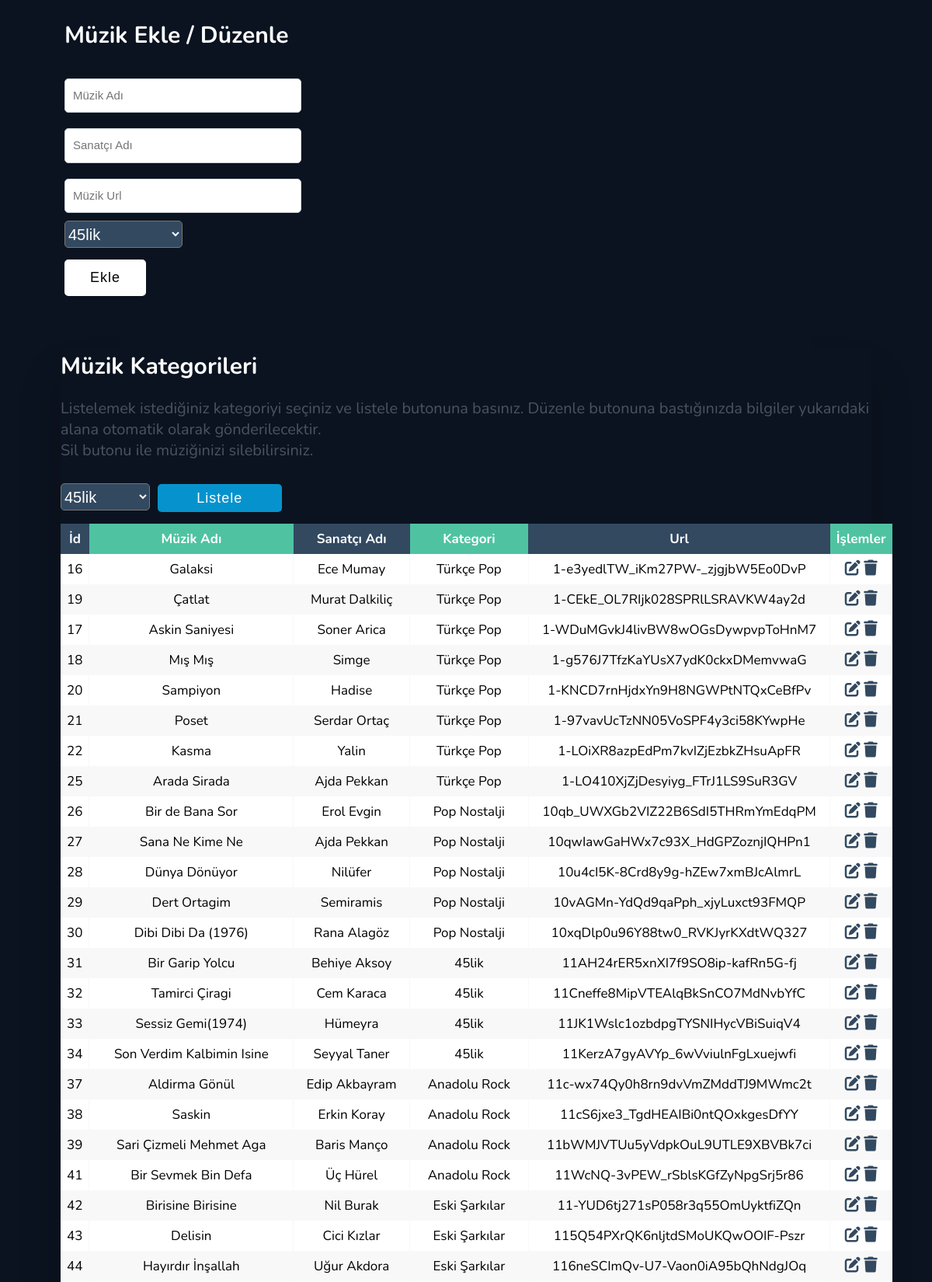
Page /muziktablo.php (signed in, upper part) on the committed database.
### tables this page shows
CREATE TABLE IF NOT EXISTS `muzikler` (
  `id` int(11) NOT NULL AUTO_INCREMENT,
  `adi` varchar(50) NOT NULL,
  `sanatci` varchar(50) NOT NULL,
  `url` varchar(200) NOT NULL,
  `kategori` int(11) DEFAULT NULL,
  PRIMARY KEY (`id`)
);

CREATE TABLE IF NOT EXISTS `kategoriler` (
  `id` int(11) NOT NULL AUTO_INCREMENT,
  `isim` varchar(50) NOT NULL,
  PRIMARY KEY (`id`)
);

### muziktablo.php (the view, shortened to what this page needs)
<?php
require_once './ana.php';
if (isset($_SESSION['id']) && isset($_SESSION['user_name'])) {
    if ($_SESSION['id'] == 5 && $_SESSION['user_name'] == 'admin') {
        $kategoriid = $conn->prepare("SELECT * FROM kategoriler ORDER BY isim ASC");
        $kategoriid -> execute();
        $kategoriler = $kategoriid->fetchAll(PDO::FETCH_ASSOC);
?>
<section id="Ekleme">
           <h1>Müzik Ekle / Düzenle</h1>
            <div id="kelemeyap">
            <form action="" method="POST">
              <div id="eklemegroup">
                <div id="ekleform">
                    <input type="text" name="adi" value='<?php if(isset($_GET['id'])) echo $row['adi']; ?>' placeholder="Müzik Adı" required class="iletisimcontrol">
                    <input type="text" name="sanatci" value='<?php if(isset($_GET['id'])) echo $row['sanatci']; ?>' placeholder="Sanatçı Adı" required class="iletisimcontrol">
                    <input type="text" name="url" value='<?php if(isset($_GET['id'])) echo $row['url']; ?>' placeholder="Müzik Url" required class="iletisimcontrol">
                    <select id="secilen2" name="kategori">
                     <?php
                        foreach($kategoriler as $kategori) {
                                $seciliMi = "";
                            echo '<option value="'.$kategori['id'].'" '.$seciliMi.'>'.$kategori['isim'].'</option>';
                        }
                    ?>
                    </select>
                </div>
                    <input type="submit" value="Ekle">
              </div>
              </form>
            </div>
</section>
<div class="table-wrapper">
    <table class="fl-table">
        <thead>
        <h1>Müzik Kategorileri</h1>
        <p>Listelemek istediğiniz kategoriyi seçiniz ve listele butonuna basınız. Düzenle butonuna bastığınızda bilgiler yukarıdaki alana otomatik olarak gönderilecektir.<br>Sil butonu ile müziğinizi silebilirsiniz.</p>
        <form action="" method="POST">
            <select id="secilen" name="MusicId">
                <?php
                    foreach($kategoriler as $kategori) {
                        echo '<option value="'.$kategori['id'].'" '.$seciliMi.'>'.$kategori['isim'].'</option>';
                    }
                ?>
            </select>
                <input type='submit' name='submit' id="listele" value="Listele" />
            </form>
        <tr>
            <th>İd</th>
            <th>Müzik Adı</th>
            <th>Sanatçı Adı</th>
            <th>Kategori</th>
            <th>Url</th>
            <th>İşlemler</th>
        </tr>
        </thead>
        <tbody>
           <?php
            if(isset($_POST['submit'])){
              $i = $_POST['MusicId'];
              $muzikler = $conn->prepare("SELECT muzikler.id,muzikler.adi,muzikler.sanatci,kategoriler.isim,muzikler.url FROM muzikler INNER JOIN kategoriler ON muzikler.kategori = kategoriler.id WHERE kategori = '$i'");
              $muzikler->execute();
              foreach ($muzikler as $muzik)
              {
                  echo "<tr>";
                  echo "<td>". $muzik['id'] ."</td>";
                  echo "<td>". $muzik['adi'] ."</td>";
                  echo "<td>". $muzik['sanatci'] ."</td>";
                  echo "<td>" .$muzik['isim']. "</td>";
                  echo "<td>". $muzik['url'] ."</td>";
                  echo '<td><a href="./muziktablo.php?id='. $muzik['id']. '"><i class="fa-solid fa-pen-to-square ikonum"></i></a>  <a href="./muziksil.php?id='. $muzik['id']. '"><i class="fa-solid fa-trash ikonum"></i></i></a></td>';
                  echo "</tr>";
               }
            }
            else
            {
              $muziks = $conn->query("SELECT muzikler.id,muzikler.adi,muzikler.sanatci,kategoriler.isim,muzikler.url FROM muzikler INNER JOIN kategoriler ON muzikler.kategori = kategoriler.id")->fetchAll();
              foreach ($muziks as $muzik)
              {
                  echo "<tr>";
                  echo "<td>". $muzik['id'] ."</td>";
                  echo "<td>". $muzik['adi'] ."</td>";
                  echo "<td>". $muzik['sanatci'] ."</td>";
                  echo "<td>" .$muzik['isim']. "</td>";
                  echo "<td>". $muzik['url'] ."</td>";
                  echo '<td><a href="./muziktablo.php?id='. $muzik['id']. '"><i class="fa-solid fa-pen-to-square ikonum"></i></a>  <a href="./muziksil.php?id='. $muzik['id']. '"><i class="fa-solid fa-trash ikonum"></i></i></a></td>';
                  echo "</tr>";
               }
            }
            ?>
    </table>
</div>
<?php
require_once './son.php';
 }
}
else {
    header("Location: ev.php");
	exit();
}
?>

### css/style.css (style rules this page uses)
* { box-sizing: border-box; }
body { margin-bottom: 55px; background-color: #0b1320; font-family: 'Nunito', sans-serif; }
.iletisimcontrol { width: 100%; padding: 10px; font-size: 15px; line-height: 1.5; color: #495057; background-color: white; margin: 10px; border-radius: 5px; border: 1px solid #ced4da; }
input[type="submit"] { cursor: pointer; background-color: white; font-size: 18px; letter-spacing: 1px; padding: 10px 30px; color: black; border: 3px solid white; border-radius: 5px; margin-left: 10px; margin-top: 15px; }
.table-wrapper { margin: 10px 70px 70px; box-shadow: 0px 35px 50px rgba( 0, 0, 0, 0.2 ); }
.fl-table { border-radius: 5px; font-size: 17px; font-weight: normal; border: none; border-collapse: collapse; width: 100%; max-width: 100%; white-space: nowrap; background-color: white; }
.fl-table td, .fl-table th { text-align: center; padding: 8px; }
.fl-table td { border-right: 1px solid #f8f8f8; font-size: 17px; }
.table-wrapper h1 { color: #ffffff; font-size: 30px; }
.table-wrapper p { font-size: 20px; font-weight: 400; color: #4c5262; margin-bottom: 15px; }
.fl-table thead th { color: #ffffff; background: #4FC3A1; }
.fl-table thead th:nth-child(odd) { color: #ffffff; background: #324960; }
.fl-table tr:nth-child(even) { background: #F8F8F8; }
.ikonum { color: #324960; font-size: 20px; }
#listele { background-color: #0693cd; border: 0; border-radius: 5px; cursor: pointer; color: #fff; font-size:18px; line-height: 1.7; padding: 3px; width: 160px; margin-bottom: 15px; }
#secilen { width: 11%; height: 35px; border-radius: 5px; background: #324960; flex: 1; color:white; cursor:pointer; font-size: 20px; margin-bottom: 15px; }
#Ekleme { height: 30%; margin: auto; }
#eklemegroup { width: 30%; float: left; height: 80px; text-align: left; margin-left: 65px; }
#ekleform { width: 90%; float: left; padding-right: 15px; }
#Ekleme h1 { color: #ffffff; font-size: 30px; margin-left: 75px; }
#kelemeyap { margin-bottom: 160px; height: 200px; }
#secilen2 { width: 50%; height: 35px; border-radius: 5px; background: #324960; flex: 1; color:white; cursor:pointer; font-size: 20px; margin-left: 10px; }

### rows in the picture
muzikler: id "16", adi "Galaksi", sanatci "Ece Mumay", kategoriler.isim "Türkçe Pop", url "1-e3yedlTW_iKm27PW-_zjgjbW5Eo0DvP"
muzikler: id "19", adi "Çatlat", sanatci "Murat Dalkiliç", kategoriler.isim "Türkçe Pop", url "1-CEkE_OL7RIjk028SPRlLSRAVKW4ay2d"
muzikler: id "17", adi "Askin Saniyesi", sanatci "Soner Arica", kategoriler.isim "Türkçe Pop", url "1-WDuMGvkJ4livBW8wOGsDywpvpToHnM7"
muzikler: id "18", adi "Mış Mış", sanatci "Simge", kategoriler.isim "Türkçe Pop", url "1-g576J7TfzKaYUsX7ydK0ckxDMemvwaG"
muzikler: id "20", adi "Sampiyon", sanatci "Hadise", kategoriler.isim "Türkçe Pop", url "1-KNCD7rnHjdxYn9H8NGWPtNTQxCeBfPv"
muzikler: id "21", adi "Poset", sanatci "Serdar Ortaç", kategoriler.isim "Türkçe Pop", url "1-97vavUcTzNN05VoSPF4y3ci58KYwpHe"
muzikler: id "22", adi "Kasma", sanatci "Yalin", kategoriler.isim "Türkçe Pop", url "1-LOiXR8azpEdPm7kvIZjEzbkZHsuApFR"
muzikler: id "25", adi "Arada Sirada", sanatci "Ajda Pekkan", kategoriler.isim "Türkçe Pop", url "1-LO410XjZjDesyiyg_FTrJ1LS9SuR3GV"
muzikler: id "26", adi "Bir de Bana Sor", sanatci "Erol Evgin", kategoriler.isim "Pop Nostalji", url "10qb_UWXGb2VIZ22B6SdI5THRmYmEdqPM"
muzikler: id "27", adi "Sana Ne Kime Ne", sanatci "Ajda Pekkan", kategoriler.isim "Pop Nostalji", url "10qwIawGaHWx7c93X_HdGPZoznjIQHPn1"
muzikler: id "28", adi "Dünya Dönüyor", sanatci "Nilüfer", kategoriler.isim "Pop Nostalji", url "10u4cI5K-8Crd8y9g-hZEw7xmBJcAlmrL"
muzikler: id "29", adi "Dert Ortagim", sanatci "Semiramis", kategoriler.isim "Pop Nostalji", url "10vAGMn-YdQd9qaPph_xjyLuxct93FMQP"
muzikler: id "30", adi "Dibi Dibi Da (1976)", sanatci "Rana Alagöz", kategoriler.isim "Pop Nostalji", url "10xqDlp0u96Y88tw0_RVKJyrKXdtWQ327"
muzikler: id "31", adi "Bir Garip Yolcu", sanatci "Behiye Aksoy", kategoriler.isim "45lik", url "11AH24rER5xnXI7f9SO8ip-kafRn5G-fj"
muzikler: id "32", adi "Tamirci Çiragi", sanatci "Cem Karaca", kategoriler.isim "45lik", url "11Cneffe8MipVTEAlqBkSnCO7MdNvbYfC"
muzikler: id "33", adi "Sessiz Gemi(1974)", sanatci "Hümeyra", kategoriler.isim "45lik", url "11JK1Wslc1ozbdpgTYSNIHycVBiSuiqV4"
muzikler: id "34", adi "Son Verdim Kalbimin Isine", sanatci "Seyyal Taner", kategoriler.isim "45lik", url "11KerzA7gyAVYp_6wVviulnFgLxuejwfi"
muzikler: id "37", adi "Aldirma Gönül", sanatci "Edip Akbayram", kategoriler.isim "Anadolu Rock", url "11c-wx74Qy0h8rn9dvVmZMddTJ9MWmc2t"
muzikler: id "38", adi "Saskin", sanatci "Erkin Koray", kategoriler.isim "Anadolu Rock", url "11cS6jxe3_TgdHEAIBi0ntQOxkgesDfYY"
muzikler: id "39", adi "Sari Çizmeli Mehmet Aga", sanatci "Baris Manço", kategoriler.isim "Anadolu Rock", url "11bWMJVTUu5yVdpkOuL9UTLE9XBVBk7ci"
muzikler: id "41", adi "Bir Sevmek Bin Defa", sanatci "Üç Hürel", kategoriler.isim "Anadolu Rock", url "11WcNQ-3vPEW_rSblsKGfZyNpgSrj5r86"
muzikler: id "42", adi "Birisine Birisine", sanatci "Nil Burak", kategoriler.isim "Eski Şarkılar", url "11-YUD6tj271sP058r3q55OmUyktfiZQn"
muzikler: id "43", adi "Delisin", sanatci "Cici Kızlar", kategoriler.isim "Eski Şarkılar", url "115Q54PXrQK6nljtdSMoUKQwOOIF-Pszr"
muzikler: id "44", adi "Hayırdır İnşallah", sanatci "Uğur Akdora", kategoriler.isim "Eski Şarkılar", url "116neSCImQv-U7-Vaon0iA95bQhNdgJOq"

### other values in the picture
form field kategori "45lik"
form field MusicId "45lik"
